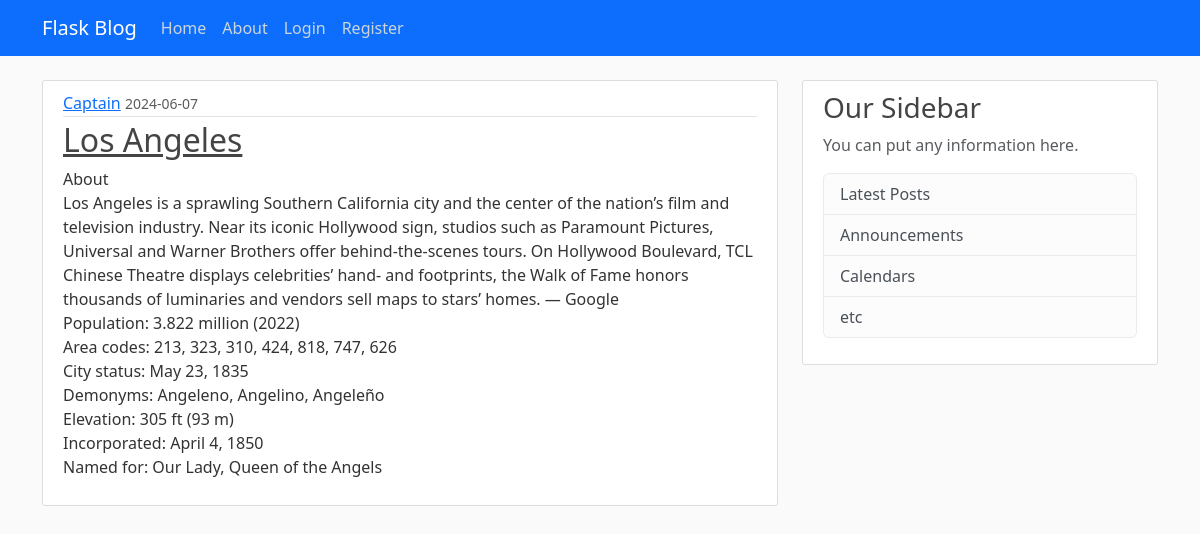
The page /post/25 on the database its author committed.
### app/models.py (models this page shows, shortened)
class User(db.Model, UserMixin):
    id = db.Column(db.Integer, primary_key=True)
    username = db.Column(db.String(12), unique=True, nullable=False)
    email = db.Column(db.String(120), unique=True, nullable=False)
    image_file = db.Column(db.String(20), nullable=False, default = 'default.jpg')
    password = db.Column(db.String(60), nullable=False)
    posts = db.relationship("Post", backref='author', lazy=True)

class Post(db.Model):
    id = db.Column(db.Integer, primary_key=True)
    title = db.Column(db.String(100), nullable=False)
    content = db.Column(db.Text(), nullable=False)
    date_posted = db.Column(db.DateTime(), nullable=False, default=datetime.utcnow)
    user_id = db.Column(db.Integer, db.ForeignKey('user.id'), nullable=False)

### app/routes.py (the view)
@app.route("/post/<int:post_id>",methods=['POST','GET'])
def post(post_id):
    post = Post.query.get_or_404(post_id)
    return render_template('post.html', title='Post.title',post=post)

### app/templates/post.html (shortened to what this page needs)
{% extends 'base.html' %} {% block content %}
<article class="media content-section">
  <div class="media-body">
    <div class="article-metadata">
      <a
        class="mr-2"
        href="{{ url_for('user_post',username=post.author.username) }}"
        >{{ post.author.username }}</a
      >
      <small class="text-muted"
        >{{ post.date_posted.strftime('%Y-%m-%d') }}</small
      >
    </div>
    <h2><a class="article-title" href="">{{ post.title }}</a></h2>
    <p class="article-content">{{ post.content }}</p>
  </div>
</article>
{% endblock %}

### app/static/main.css (style rules this page uses)
body { background: #fafafa; color: #333333; margin-top: 5rem; }
h1, h2, h3, h4, h5, h6 { color: #444444; }
.content-section { background: #ffffff; padding: 10px 20px; border: 1px solid #dddddd; border-radius: 3px; margin-bottom: 20px; }
.article-title { color: #444444; }
.article-content { white-space: pre-line; }
.article-metadata { padding-bottom: 1px; margin-bottom: 4px; border-bottom: 1px solid #e3e3e3 }

### rows shown on the page
User: author.username "Captain"
Post: date_posted "2024-06-07", title "Los Angeles", content "About Los Angeles is a sprawling Southern California city and the center of the nation’s film and television industry. Near its iconic Hollywood sign, studios such as Paramount Pictures, Universal and Warner Brothers offer behind-the-scenes tours. On Hollywood Boulevard, TCL Chinese Theatre displays celebrities’ hand- and footprints, the Walk of Fame honors thousands of luminaries and vendors sell maps to stars’ homes. ― Google Population: 3.822 million (2022) Area codes: 213, 323, 310, 424, 818, 747, 626 City status: May 23, 1835 Demonyms: Angeleno, Angelino, Angeleño Elevation: 305 ft (93 m) Incorporated: April 4, 1850 Named for: Our Lady, Queen of the Angels"
